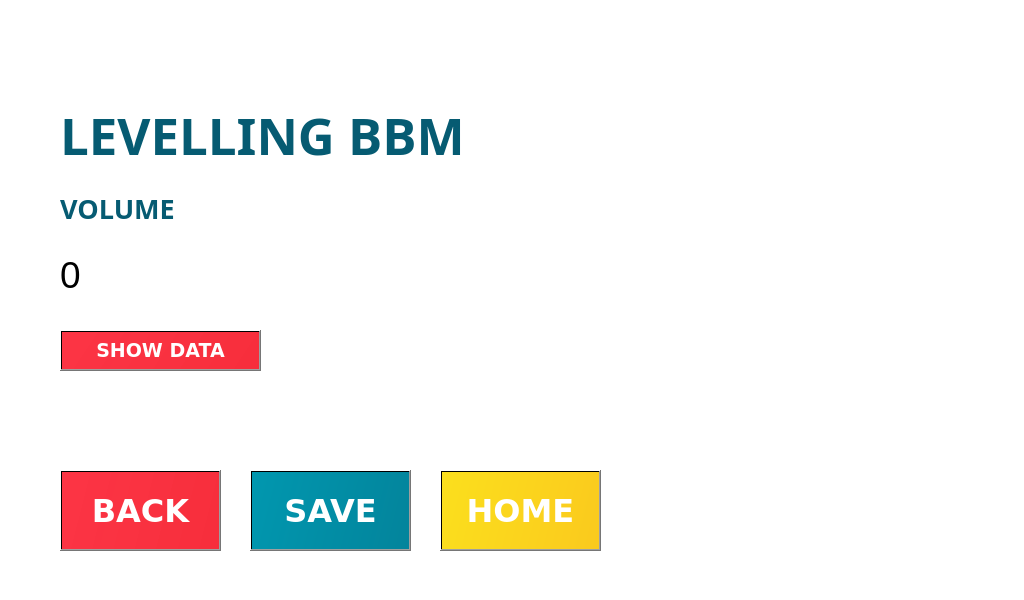
<?xml version="1.0" encoding="UTF-8"?>
<ui version="4.0">
 <class>Dialog</class>
 <widget class="QDialog" name="Dialog">
  <property name="enabled">
   <bool>true</bool>
  </property>
  <property name="geometry">
   <rect>
    <x>0</x>
    <y>0</y>
    <width>1024</width>
    <height>600</height>
   </rect>
  </property>
  <property name="sizePolicy">
   <sizepolicy hsizetype="Preferred" vsizetype="Preferred">
    <horstretch>0</horstretch>
    <verstretch>0</verstretch>
   </sizepolicy>
  </property>
  <property name="minimumSize">
   <size>
    <width>1024</width>
    <height>600</height>
   </size>
  </property>
  <property name="maximumSize">
   <size>
    <width>1024</width>
    <height>600</height>
   </size>
  </property>
  <property name="windowTitle">
   <string>Dialog</string>
  </property>
  <property name="styleSheet">
   <string notr="true">background-color: rgb(255, 255, 255);</string>
  </property>
  <widget class="QLabel" name="label_3">
   <property name="geometry">
    <rect>
     <x>0</x>
     <y>0</y>
     <width>1024</width>
     <height>600</height>
    </rect>
   </property>
   <property name="text">
    <string/>
   </property>
   <property name="pixmap">
    <pixmap>../assets/PLN clasic.png</pixmap>
   </property>
   <property name="scaledContents">
    <bool>true</bool>
   </property>
  </widget>
  <widget class="QPushButton" name="homeButton">
   <property name="geometry">
    <rect>
     <x>440</x>
     <y>470</y>
     <width>161</width>
     <height>81</height>
    </rect>
   </property>
   <property name="font">
    <font>
     <family>Verdana</family>
     <pointsize>24</pointsize>
     <weight>75</weight>
     <bold>true</bold>
    </font>
   </property>
   <property name="cursor">
    <cursorShape>PointingHandCursor</cursorShape>
   </property>
   <property name="styleSheet">
    <string notr="true">background-color: qlineargradient(spread:pad, x1:-0.5, y1:-0.5, x2:3.5, y2:0, stop:0 rgba(252, 234, 29, 255), stop:1 rgba(248, 156, 28, 255));
color: rgb(255, 255, 255);
</string>
   </property>
   <property name="text">
    <string>HOME</string>
   </property>
  </widget>
  <widget class="QLabel" name="label_2">
   <property name="geometry">
    <rect>
     <x>60</x>
     <y>190</y>
     <width>351</width>
     <height>31</height>
    </rect>
   </property>
   <property name="font">
    <font>
     <family>Montserrat</family>
     <pointsize>20</pointsize>
     <weight>75</weight>
     <bold>true</bold>
    </font>
   </property>
   <property name="styleSheet">
    <string notr="true">background-color: rgba(255, 255, 255, 0);</string>
   </property>
   <property name="text">
    <string>&lt;html&gt;&lt;head/&gt;&lt;body&gt;&lt;p&gt;&lt;span style=&quot; color:#065b72;&quot;&gt;VOLUME&lt;/span&gt;&lt;/p&gt;&lt;/body&gt;&lt;/html&gt;</string>
   </property>
  </widget>
  <widget class="QPushButton" name="saveButton">
   <property name="geometry">
    <rect>
     <x>250</x>
     <y>470</y>
     <width>161</width>
     <height>81</height>
    </rect>
   </property>
   <property name="font">
    <font>
     <family>Verdana</family>
     <pointsize>24</pointsize>
     <weight>75</weight>
     <bold>true</bold>
     <strikeout>false</strikeout>
     <kerning>true</kerning>
    </font>
   </property>
   <property name="cursor">
    <cursorShape>PointingHandCursor</cursorShape>
   </property>
   <property name="styleSheet">
    <string notr="true">background-color: qlineargradient(spread:pad, x1:-0.5, y1:-0.5, x2:3.5, y2:0, stop:0 rgba(0, 161, 185, 255), stop:1 rgba(7, 91, 114, 255));
color: rgb(255, 255, 255);</string>
   </property>
   <property name="text">
    <string>SAVE</string>
   </property>
  </widget>
  <widget class="QLabel" name="label_6">
   <property name="geometry">
    <rect>
     <x>60</x>
     <y>100</y>
     <width>501</width>
     <height>61</height>
    </rect>
   </property>
   <property name="font">
    <font>
     <family>Montserrat</family>
     <pointsize>38</pointsize>
     <weight>75</weight>
     <bold>true</bold>
     <stylestrategy>PreferAntialias</stylestrategy>
    </font>
   </property>
   <property name="styleSheet">
    <string notr="true">background-color: rgba(255, 255, 255, 0);</string>
   </property>
   <property name="text">
    <string>&lt;html&gt;&lt;head/&gt;&lt;body&gt;&lt;p&gt;&lt;span style=&quot; color:#065b72;&quot;&gt;LEVELLING BBM&lt;/span&gt;&lt;/p&gt;&lt;/body&gt;&lt;/html&gt;</string>
   </property>
   <property name="alignment">
    <set>Qt::AlignLeading|Qt::AlignLeft|Qt::AlignVCenter</set>
   </property>
  </widget>
  <widget class="QLabel" name="VolumeView">
   <property name="geometry">
    <rect>
     <x>60</x>
     <y>250</y>
     <width>261</width>
     <height>51</height>
    </rect>
   </property>
   <property name="font">
    <font>
     <family>Arial</family>
     <pointsize>30</pointsize>
    </font>
   </property>
   <property name="styleSheet">
    <string notr="true">background-color: rgba(255, 255, 255, 0);</string>
   </property>
   <property name="text">
    <string>&lt;html&gt;&lt;head/&gt;&lt;body&gt;&lt;p&gt;&lt;span style=&quot; font-size:28pt;&quot;&gt;0&lt;/span&gt;&lt;/p&gt;&lt;/body&gt;&lt;/html&gt;</string>
   </property>
   <property name="textFormat">
    <enum>Qt::RichText</enum>
   </property>
  </widget>
  <widget class="QPushButton" name="refresh_btn">
   <property name="geometry">
    <rect>
     <x>60</x>
     <y>330</y>
     <width>201</width>
     <height>41</height>
    </rect>
   </property>
   <property name="font">
    <font>
     <family>Verdana</family>
     <pointsize>14</pointsize>
     <weight>75</weight>
     <bold>true</bold>
     <strikeout>false</strikeout>
     <kerning>true</kerning>
    </font>
   </property>
   <property name="cursor">
    <cursorShape>PointingHandCursor</cursorShape>
   </property>
   <property name="styleSheet">
    <string notr="true">
background-color: qlineargradient(spread:pad, x1:-0.5, y1:-0.5, x2:3.5, y2:0, stop:0 rgba(255, 30, 50, 225), stop:1 rgba(235, 31, 39, 255));
color: rgb(255, 255, 255);
</string>
   </property>
   <property name="text">
    <string>SHOW DATA</string>
   </property>
  </widget>
  <widget class="QPushButton" name="backButton">
   <property name="geometry">
    <rect>
     <x>60</x>
     <y>470</y>
     <width>161</width>
     <height>81</height>
    </rect>
   </property>
   <property name="font">
    <font>
     <family>Verdana</family>
     <pointsize>24</pointsize>
     <weight>75</weight>
     <bold>true</bold>
    </font>
   </property>
   <property name="cursor">
    <cursorShape>PointingHandCursor</cursorShape>
   </property>
   <property name="styleSheet">
    <string notr="true">background-color: qlineargradient(spread:pad, x1:-0.5, y1:-0.5, x2:3.5, y2:0, stop:0 rgba(255, 30, 50, 225), stop:1 rgba(235, 31, 39, 255));
color: rgb(255, 255, 255);
</string>
   </property>
   <property name="text">
    <string>BACK</string>
   </property>
  </widget>
 </widget>
 <resources/>
 <connections/>
</ui>
